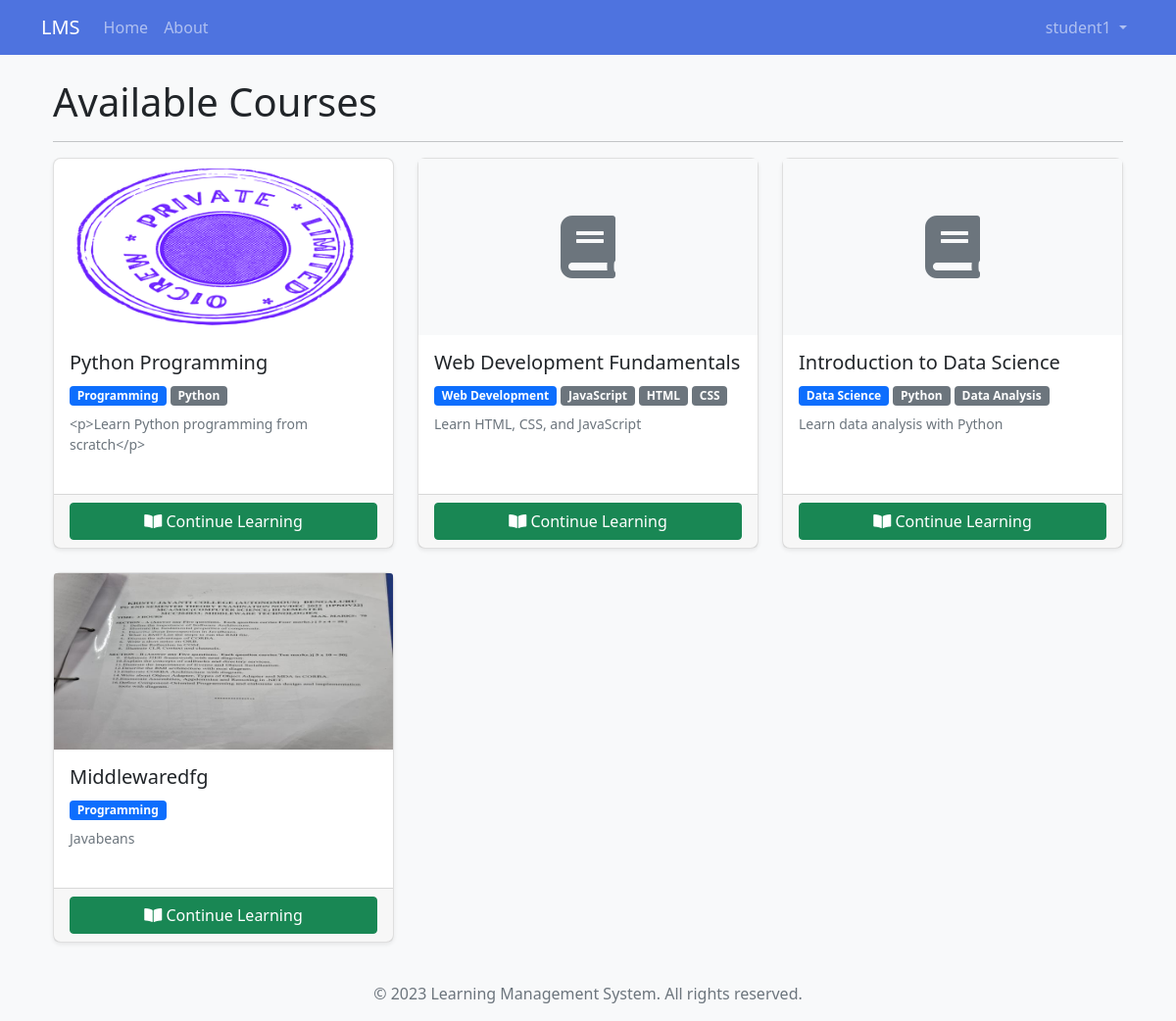
Page /student/courses (signed in) on the committed database.
### app/models/user.py (models this page shows, shortened)
class User(db.Model, UserMixin):
    id = db.Column(db.Integer, primary_key=True)
    username = db.Column(db.String(50), unique=True, nullable=False)
    email = db.Column(db.String(120), unique=True, nullable=False)
    password = db.Column(db.String(60), nullable=False)
    first_name = db.Column(db.String(50), nullable=False)
    last_name = db.Column(db.String(50), nullable=False)
    role = db.Column(db.String(20), nullable=False)
    created_at = db.Column(db.DateTime, default=datetime.utcnow)
    last_login = db.Column(db.DateTime, nullable=True)
    is_active = db.Column(db.Boolean, default=True)
    is_email_verified = db.Column(db.Boolean, default=False)
    profile = db.relationship(
        'UserProfile', backref='user', uselist=False, cascade='all, delete-orphan')
    courses_teaching = db.relationship(
        'Course', backref='instructor', lazy=True)
    enrollments = db.relationship('Enrollment', backref='student', lazy=True)
    parent_of = db.relationship('ParentStudent',
                                foreign_keys='ParentStudent.parent_id',
                                backref='parent', lazy=True)

class Course(db.Model):
    id = db.Column(db.Integer, primary_key=True)
    title = db.Column(db.String(100), nullable=False)
    description = db.Column(db.Text, nullable=True)
    instructor_id = db.Column(
        db.Integer, db.ForeignKey('user.id'), nullable=False)
    created_at = db.Column(db.DateTime, default=datetime.utcnow)
    category_id = db.Column(db.Integer, db.ForeignKey(
        'course_category.id'), nullable=True)
    thumbnail = db.Column(db.String(255), nullable=True)
    is_published = db.Column(db.Boolean, default=False)
    is_featured = db.Column(db.Boolean, default=False)
    enable_drip = db.Column(db.Boolean, default=False)
    drip_interval_days = db.Column(
        db.Integer, default=0)  # 0 means no interval
    enrollments = db.relationship('Enrollment', backref='course', lazy=True)
    modules = db.relationship(
        'Module', backref='course', lazy=True, order_by='Module.order')
    prerequisites = db.relationship(
        'Course', secondary=course_prerequisites,
        primaryjoin=(course_prerequisites.c.course_id == id),
        secondaryjoin=(course_prerequisites.c.prerequisite_id == id),
        backref=db.backref('required_for', lazy='dynamic'),
        lazy='dynamic'
    )

class CourseCategory(db.Model):
    id = db.Column(db.Integer, primary_key=True)
    name = db.Column(db.String(50), nullable=False, unique=True)
    description = db.Column(db.Text, nullable=True)
    courses = db.relationship('Course', backref='category', lazy=True)

class CourseTag(db.Model):
    id = db.Column(db.Integer, primary_key=True)
    name = db.Column(db.String(30), nullable=False, unique=True)
    courses = db.relationship(
        'Course', secondary='course_tags', backref=db.backref('tags', lazy='dynamic'))

### app/routes/student.py (the view)
@student.route('/courses')
@login_required
@student_required
def courses():
    all_courses = Course.query.all()
    enrollments = Enrollment.query.filter_by(student_id=current_user.id).all()
    enrolled_course_ids = [enrollment.course_id for enrollment in enrollments]
    return render_template('student/courses.html',
                           all_courses=all_courses,
                           enrolled_course_ids=enrolled_course_ids)

### app/models/user.py (called while the page is built)
@login_manager.user_loader
def load_user(user_id):
    return User.query.get(int(user_id))

### app/routes/student.py (called while the page is built)
def student_required(f):
    @wraps(f)
    def decorated_function(*args, **kwargs):
        if not current_user.is_authenticated or current_user.role != UserRole.STUDENT:
            flash('You do not have permission to access this page.', 'danger')
            return redirect(url_for('main.index'))
        return f(*args, **kwargs)
    return decorated_function

### app/templates/student/courses.html (shortened to what this page needs)
{% extends "base.html" %}
{% block content %}
<div class="container mt-4">
    <h1>Available Courses</h1>
    <hr>
    <div class="row">
        {% if all_courses %}
            {% for course in all_courses %}
                {% if course.is_published %}
                <div class="col-md-4 mb-4">
                    <div class="card h-100">
                        {% if course.thumbnail %}
                            <img src="{{ url_for('static', filename='uploads/' + course.thumbnail) }}" class="card-img-top" alt="{{ course.title }}" style="height: 180px; object-fit: cover;">
                        {% else %}
                            <div class="card-img-top bg-light d-flex align-items-center justify-content-center" style="height: 180px;">
                                <i class="fas fa-book fa-4x text-muted"></i>
                            </div>
                        {% endif %}
                        <div class="card-body">
                            <h5 class="card-title">{{ course.title }}</h5>
                            <div class="mb-2">
                                {% if course.category %}
                                    <span class="badge bg-primary">{{ course.category.name }}</span>
                                {% endif %}
                                {% for tag in course.tags %}
                                    <span class="badge bg-secondary">{{ tag.name }}</span>
                                {% endfor %}
                            </div>
                            <p class="card-text text-muted small">
                                {% if course.description %}
                                    {{ course.description|truncate(100) }}
                                {% else %}
                                    No description provided.
                                {% endif %}
                            </p>
                        </div>
                        <div class="card-footer">
                            {% if course.id in enrolled_course_ids %}
                                <a href="{{ url_for('student.course_details', course_id=course.id) }}" class="btn btn-success w-100">
                                    <i class="fas fa-book-open"></i> Continue Learning
                                </a>
                            {% else %}
                                <a href="{{ url_for('student.course_details', course_id=course.id) }}" class="btn btn-primary w-100">
                                    <i class="fas fa-info-circle"></i> View Details
                                </a>
                            {% endif %}
                        </div>
                    </div>
                </div>
                {% endif %}
            {% endfor %}
        {% else %}
            <div class="col-12">
                <div class="alert alert-info">
                    No courses are currently available.
                </div>
            </div>
        {% endif %}
    </div>
</div>
{% endblock %}

### app/templates/base.html (shortened to what this page needs)
<!DOCTYPE html>
<html lang="en">
<head>
    <link href="https://cdn.jsdelivr.net/npm/bootstrap@5.1.0/dist/css/bootstrap.min.css" rel="stylesheet">
    <link rel="stylesheet" href="https://cdnjs.cloudflare.com/ajax/libs/font-awesome/5.15.4/css/all.min.css">
    <link rel="stylesheet" href="{{ url_for('static', filename='css/style.css') }}">
</head>
<body>
    <nav class="navbar navbar-expand-lg navbar-dark bg-primary">
        <div class="container">
            <a class="navbar-brand" href="{{ url_for('main.index') }}">LMS</a>
            <div class="collapse navbar-collapse" id="navbarNav">
                <ul class="navbar-nav me-auto">
                    <li class="nav-item">
                        <a class="nav-link" href="{{ url_for('main.index') }}">Home</a>
                    </li>
                    <li class="nav-item">
                        <a class="nav-link" href="{{ url_for('main.about') }}">About</a>
                    </li>
                </ul>
                <ul class="navbar-nav">
                    {% if current_user.is_authenticated %}
                        <li class="nav-item dropdown">
                            <a class="nav-link dropdown-toggle" href="#" id="navbarDropdown" role="button" data-bs-toggle="dropdown" aria-expanded="false">
                                {{ current_user.username }}
                            </a>
                        </li>
                    {% endif %}
                </ul>
            </div>
        </div>
    </nav>
    <div class="container mt-4">
        {% block content %}{% endblock %}
    </div>
    <footer class="footer mt-auto py-3 bg-light">
        <div class="container text-center">
            <span class="text-muted">&copy; 2023 Learning Management System. All rights reserved.</span>
        </div>
    </footer>
</body>
</html>

### app/static/css/style.css (style rules this page uses)
body { font-family: 'Segoe UI', Tahoma, Geneva, Verdana, sans-serif; background-color: #f8f9fa; }
.card { border-radius: 0.5rem; box-shadow: 0 0.125rem 0.25rem rgba(0, 0, 0, 0.075); margin-bottom: 1.5rem; }
.navbar-dark.bg-primary { background-color: #4e73df !important; }
.footer { position: relative; margin-top: 2rem; }
.badge { font-weight: 600; padding: 0.35em 0.65em; }

### rows in the picture
User: username "student1"
Course: thumbnail (picture), title "Python Programming", category.name "Programming", description "<p>Learn Python programming from scratch</p>"
CourseTag: name "Python"
Course: title "Web Development Fundamentals", category.name "Web Development", description "Learn HTML, CSS, and JavaScript"
CourseTag: name "JavaScript"
CourseTag: name "HTML"
CourseTag: name "CSS"
Course: title "Introduction to Data Science", category.name "Data Science", description "Learn data analysis with Python"
CourseTag: name "Data Analysis"
Course: thumbnail (picture), title "Middlewaredfg", category.name "Programming", description "Javabeans"
